Frame 1 (no input): blank canvas, image omitted
Frame 60 (the mouse pressed at the canvas centre just before this capture): blank canvas, image omitted
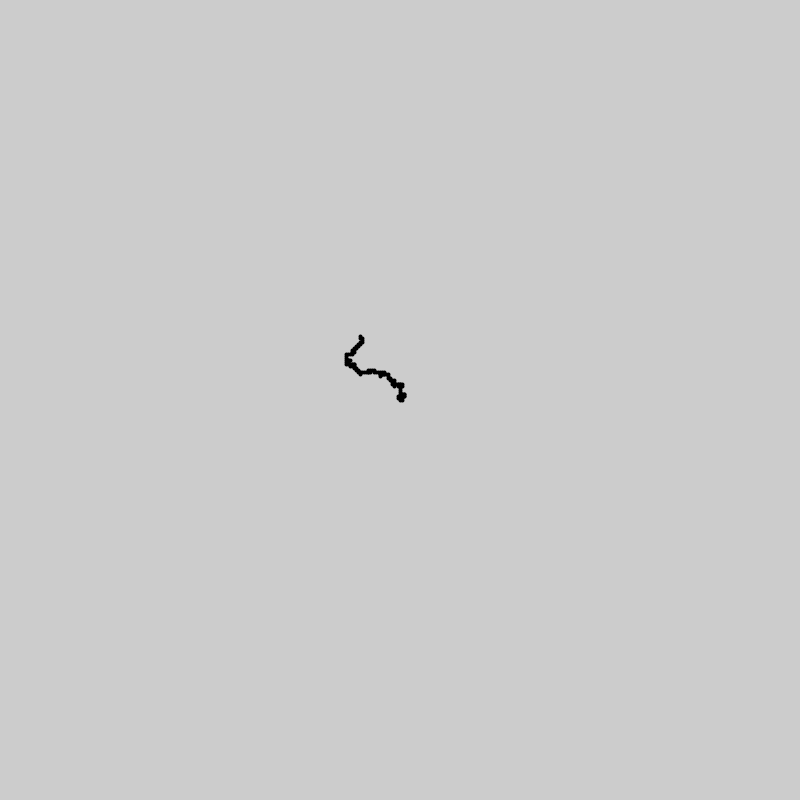
Frame 120 (the mouse held since frame 60 and released just before this capture)

The Processing sketch whose frames 1 and 60 were blank and that drew this single picture after the mouse press (run headless with seeded random() and noise(); from frame 60 on, the mouse is pressed at the canvas centre):

// Processing sketch: MarkovChain
// ── MarkovChain.pde
/*

Markov Chain or DTMC [discrete-time Markov chain]

A Markov chain is named after Andrey Markov, is a random process that 
undergoes transitions from one state to another on a state space. 
It must possess a property that is usually characterized as "memorylessness": 
the probability distribution of the next state depends only on the current state 
and not on the sequence of events that preceded it. This specific kind of 
"memorylessness" is called the Markov property. Markov chains have many 
applications as statistical models of real-world processes.

DTMC is something in the middle between graphs (theory of graphs) and neural networks,
as long as it has weighed decision-making model.

In my example, I would have chain as an extended ArrayList() with some methods and
MarkivNode class as children (elements). Could be an elegant solution for futher 
experiments.

Example
Node A: 0.2 (20%) to itself, 0.8 (80%) to Node B
Node B: 0.5 (50%) to itself, 0.5 (50%) to Node A


An ideal structure for passing weighted connection parameters
could be something {self: 0.2, B: 0.8} like in JavaScript...

  self: 0.2   <String, Float>
  
HashMap is a sub class of AbstractMap, there is also a InterfaceMap in JAVA
references. Interesting... Besides, JAVA has also a TreeMap class (implementing
NavigableMap). All of those have <K, V> structure with lots of contrasts in methods
and parameters.


REFERENCES:
https://en.wikipedia.org/wiki/Markov_chain

@author Vladimir V. KUCHINOV
@email  helloworld@vkuchinov.co.uk

*/
import java.util.TreeMap;
import java.util.Map;
import java.util.Map.Entry;
import java.util.Iterator;
import java.util.Collection;
import java.util.Collections;
import java.util.Arrays;
import java.util.Random;


//extended ArrayList();
Markov chain = new Markov();

PVector point;

void setup(){
  
  size(800, 800);
  
  point = new PVector(width/2, height/2);
  
  //an ideal structure for passing weighted connection parameters
  //could be something {self: 0.2, B: 0.8} like in JavaScript
  //maybe a List, HashMap or something similar with undefined length
  
  chain.put("A", new MarkovNode(0, "A"));
  chain.setConnection("A", "A", 0.2);
  chain.setConnection("A", "B", 0.5);
  chain.setConnection("A", "C", 0.3);

  chain.put("B", new MarkovNode(0, "B"));
  chain.setConnection("B", "B", 0.1);
  chain.setConnection("B", "A", 0.5);
  chain.setConnection("B", "C", 0.4);
  
  chain.put("C", new MarkovNode(0, "C"));
  chain.setConnection("C", "C", 0.4);
  chain.setConnection("C", "B", 0.4);
  chain.setConnection("C", "D", 0.2);
  
  chain.put("D", new MarkovNode(0, "D"));
  chain.setConnection("D", "A", 0.4);
  chain.setConnection("D", "B", 0.6);

  //still looks clumsy
    
}

void draw(){

  chain.nextStep();
  chain.printCurrentNode();

  if(chain.getCurrentName() == "A") { point.x += 2; }
  if(chain.getCurrentName() == "B") { point.y -= 2; }
  if(chain.getCurrentName() == "C") { point.x -= 2; }
  if(chain.getCurrentName() == "D") { point.y += 2; }
  
  stroke(0);
  strokeWeight(4);
  point(point.x, point.y);
  
}

// ── Markov.pde
class Markov extends TreeMap{
  
  int counter = 0;
  MarkovNode currentNode;
  
  void draw(){
    
  }
  
   void setConnection(String this_, String destination_, float value_){
   
   MarkovNode m = (MarkovNode)this.get(this_); 
   m.addConnection(destination_, value_);
     
   }
   
   void nextStep(){
     
     if(counter == 0) { currentNode = (MarkovNode)this.firstEntry().getValue();}
     else {
     
     ArrayList<String> chances = new ArrayList();
     
       for(Entry<String, Float> entry : currentNode.connections.entrySet()){
              
           float num = entry.getValue() * 99;
           
           for(int c = 0; c < num; c++){
              chances.add(entry.getKey()); 
           }
         
       }
       
     long seed = System.nanoTime();
     Collections.shuffle(chances, new Random(seed));
     currentNode = (MarkovNode)this.get(chances.get(0));
       
     }
     
     counter++;
     
   }
   
   String getCurrentName(){ return currentNode.name; }
   void printCurrentNode(){ println("current node is " + currentNode.name); }
   
   float sum(Collection<Float> list_){
     
     Float[] values = list_.toArray(new Float[list_.size()]);
     float out = 0.0;
     
     for (Float val : values){
     out += val;
     }
     
     return out;
     
   }

}

class MarkovNode{
 
 int id;
 String name;
 
 HashMap<String, Float> connections = new HashMap<String, Float>();
 
 MarkovNode(int id_, String name_){
  
   id = id_;
   name = name_;
   
 } 
 
 void addConnection(String destination_, float value_){
   
   if(destination_ == "self") { connections.put(this.name, value_); } 
   else{
   connections.put(destination_, value_); }
   
 }
  
}
